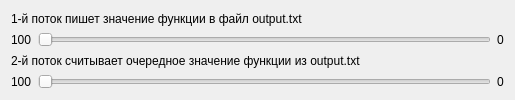
<?xml version="1.0" encoding="UTF-8"?>
<ui version="4.0">
 <class>Widget</class>
 <widget class="QWidget" name="Widget">
  <property name="geometry">
   <rect>
    <x>0</x>
    <y>0</y>
    <width>515</width>
    <height>100</height>
   </rect>
  </property>
  <property name="windowTitle">
   <string>Синхронизация процессов</string>
  </property>
  <layout class="QGridLayout" name="gridLayout">
   <item row="1" column="2">
    <widget class="QLabel" name="label_2">
     <property name="text">
      <string>0</string>
     </property>
    </widget>
   </item>
   <item row="1" column="1">
    <widget class="QSlider" name="slider">
     <property name="orientation">
      <enum>Qt::Horizontal</enum>
     </property>
    </widget>
   </item>
   <item row="3" column="0">
    <widget class="QLabel" name="label_3">
     <property name="text">
      <string>100</string>
     </property>
    </widget>
   </item>
   <item row="3" column="2">
    <widget class="QLabel" name="label_4">
     <property name="text">
      <string>0</string>
     </property>
    </widget>
   </item>
   <item row="3" column="1">
    <widget class="QSlider" name="slider2">
     <property name="orientation">
      <enum>Qt::Horizontal</enum>
     </property>
    </widget>
   </item>
   <item row="0" column="0" colspan="3">
    <widget class="QLabel" name="label_5">
     <property name="text">
      <string>1-й поток пишет значение функции в файл output.txt</string>
     </property>
    </widget>
   </item>
   <item row="2" column="0" colspan="3">
    <widget class="QLabel" name="label_6">
     <property name="text">
      <string>2-й поток считывает очередное значение функции из output.txt</string>
     </property>
    </widget>
   </item>
   <item row="1" column="0">
    <widget class="QLabel" name="label">
     <property name="text">
      <string>100</string>
     </property>
    </widget>
   </item>
  </layout>
 </widget>
 <layoutdefault spacing="6" margin="11"/>
 <resources/>
 <connections/>
</ui>
